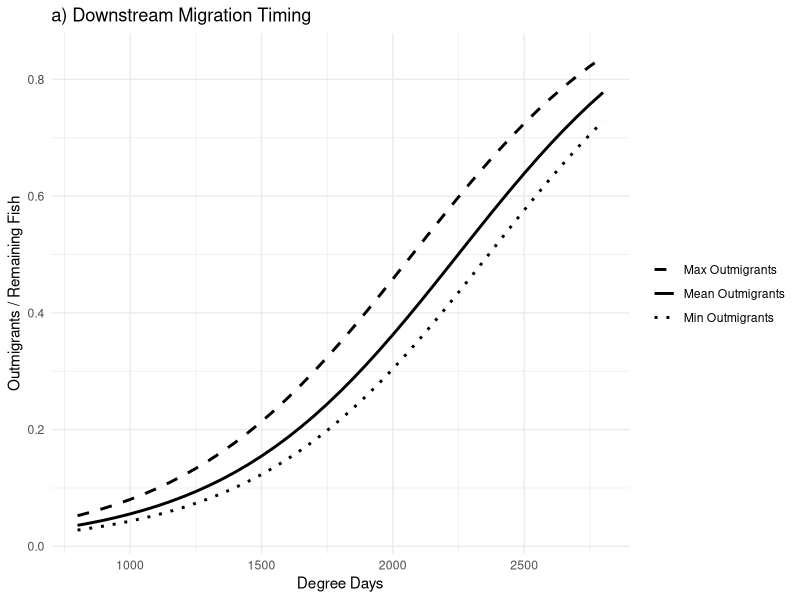
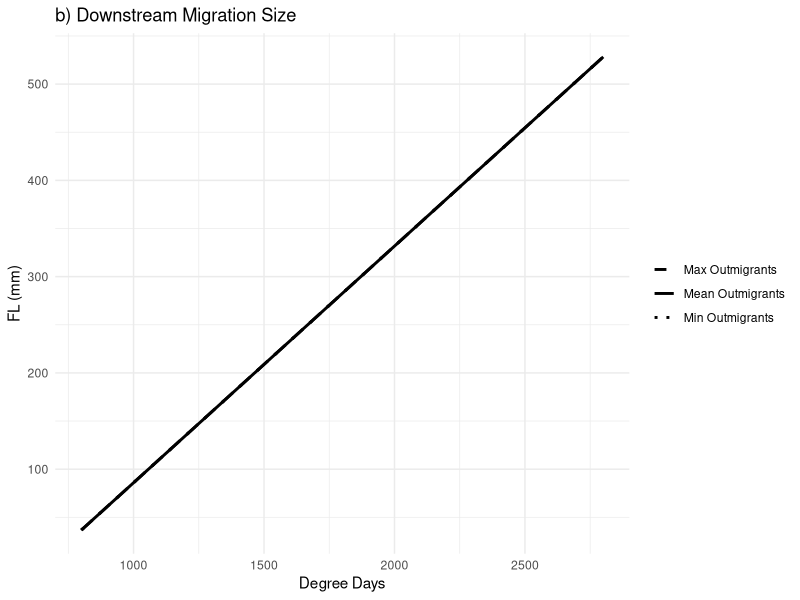

These figures' R source, in order:
# Chen, E. K., Som, N. A., Deibner-Hanson, J. D., Anderson, D. G., & Henderson, M. J. (2023). A life cycle model for evaluating 
# estuary residency and recovery potential in Chinook salmon. Fisheries Research, 257, 106511.

# Code generated with Gemini 3.1 Pro on 6/11/26 using a custom GEM 'SRF Data Extraction' by AH Fullerton

# Load required libraries
library(ggplot2)
library(dplyr)
library(tidyr)

# 1. Define known parameters from the text
beta_1 <- 0.396
beta_3 <- 2.270
gamma_1 <- -0.008
gamma_3 <- 0.246
gamma_4 <- -0.066

# 2. Assume intercepts/scaling to match the visual output of Figure 2 
# (Covariates were likely z-scored in the original paper)
beta_0_adj <- -5.5     
gamma_0_adj <- -160    

# Define standard total outmigrant abundances (R) based on text averages
R_levels <- list(
  "Min Outmigrants" = 100, 
  "Mean Outmigrants" = 300, 
  "Max Outmigrants" = 600  
)

# Create a sequence of Degree Days (x-axis)
degree_days <- seq(800, 2800, by = 50)

# 3. Simulate Data
sim_data <- data.frame()

for (level in names(R_levels)) {
  R <- R_levels[[level]]
  
  # Calculate standardize-like values to prevent explosion from unscaled polynomials
  # In Figure 2a: logit(p) curves reach 0.5 around 1800-2000 Degree Days
  p_outmigrants <- 1 / (1 + exp(-(beta_0_adj + (beta_1 * (R/300)) + (beta_3 * (degree_days/1000)))))
  
  # In Figure 2b: Fork length curve
  mean_fl <- gamma_0_adj + (gamma_1 * (R/300)) + (gamma_3 * degree_days) + (gamma_4 * (degree_days/1000)^2)
  
  temp_df <- data.frame(
    curve.id = level,
    stressor.label = "Degree_Days",
    stressor.x = degree_days,
    units.x = "C",
    response.label_A = "Proportion_Migrating",
    response.y_A = p_outmigrants,
    units.y_A = "proportion",
    response.label_B = "Mean_Fork_Length",
    response.y_B = mean_fl,
    units.y_B = "mm"
  )
  sim_data <- rbind(sim_data, temp_df)
}

# 4. Format data for "Extracted Data" output (Long Format)
# Split into Figure 2a and Figure 2b datasets
data_fig2a <- sim_data %>%
  select(curve.id, stressor.label, stressor.x, units.x, 
         response.label = response.label_A, response.y = response.y_A, units.y = units.y_A) %>%
  mutate(plot.type = "curve")

data_fig2b <- sim_data %>%
  select(curve.id, stressor.label, stressor.x, units.x, 
         response.label = response.label_B, response.y = response.y_B, units.y = units.y_B) %>%
  mutate(plot.type = "curve")

extracted_csv_data <- rbind(data_fig2a, data_fig2b)

# Print a sample of the extracted CSV format
print(head(extracted_csv_data))
# write.csv(extracted_csv_data, "Figure_2_Simulated_Data.csv", row.names = FALSE)

# 5. Plotting Figure 2 Recreations
# Recreate Figure 2a
plot_2a <- ggplot(data_fig2a, aes(x = stressor.x, y = response.y, linetype = curve.id)) +
  geom_line(size = 1) +
  scale_linetype_manual(values = c("Max Outmigrants" = "dashed", 
                                   "Mean Outmigrants" = "solid", 
                                   "Min Outmigrants" = "dotted")) +
  theme_minimal() +
  labs(title = "a) Downstream Migration Timing",
       x = "Degree Days",
       y = "Outmigrants / Remaining Fish") +
  theme(legend.title = element_blank())

# Recreate Figure 2b
plot_2b <- ggplot(data_fig2b, aes(x = stressor.x, y = response.y, linetype = curve.id)) +
  geom_line(size = 1) +
  scale_linetype_manual(values = c("Max Outmigrants" = "dashed", 
                                   "Mean Outmigrants" = "solid", 
                                   "Min Outmigrants" = "dotted")) +
  theme_minimal() +
  labs(title = "b) Downstream Migration Size",
       x = "Degree Days",
       y = "FL (mm)") +
  theme(legend.title = element_blank())

# Display plots
print(plot_2a)
print(plot_2b)
